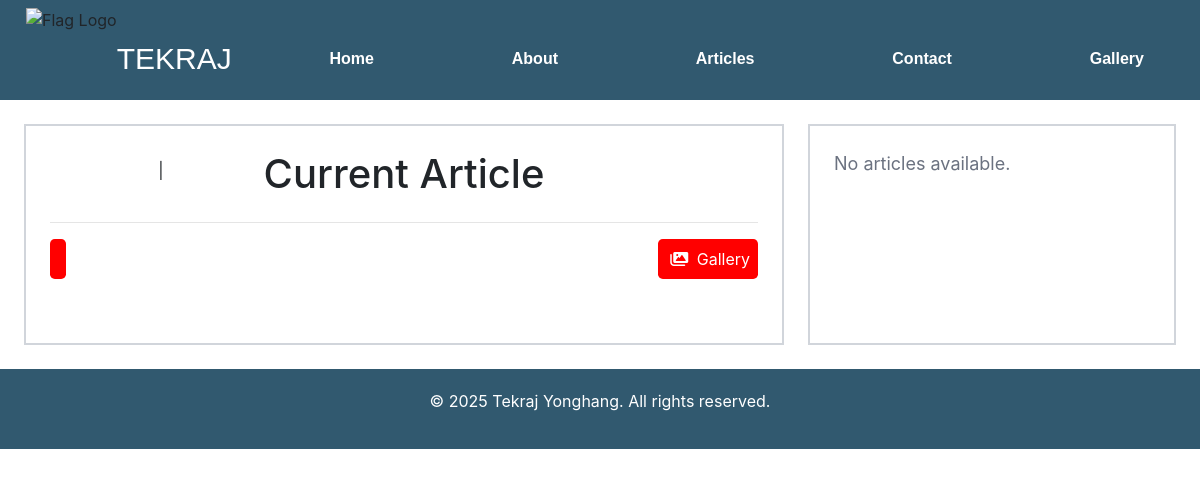
/articles/, run on an earlier commit of the app's database.
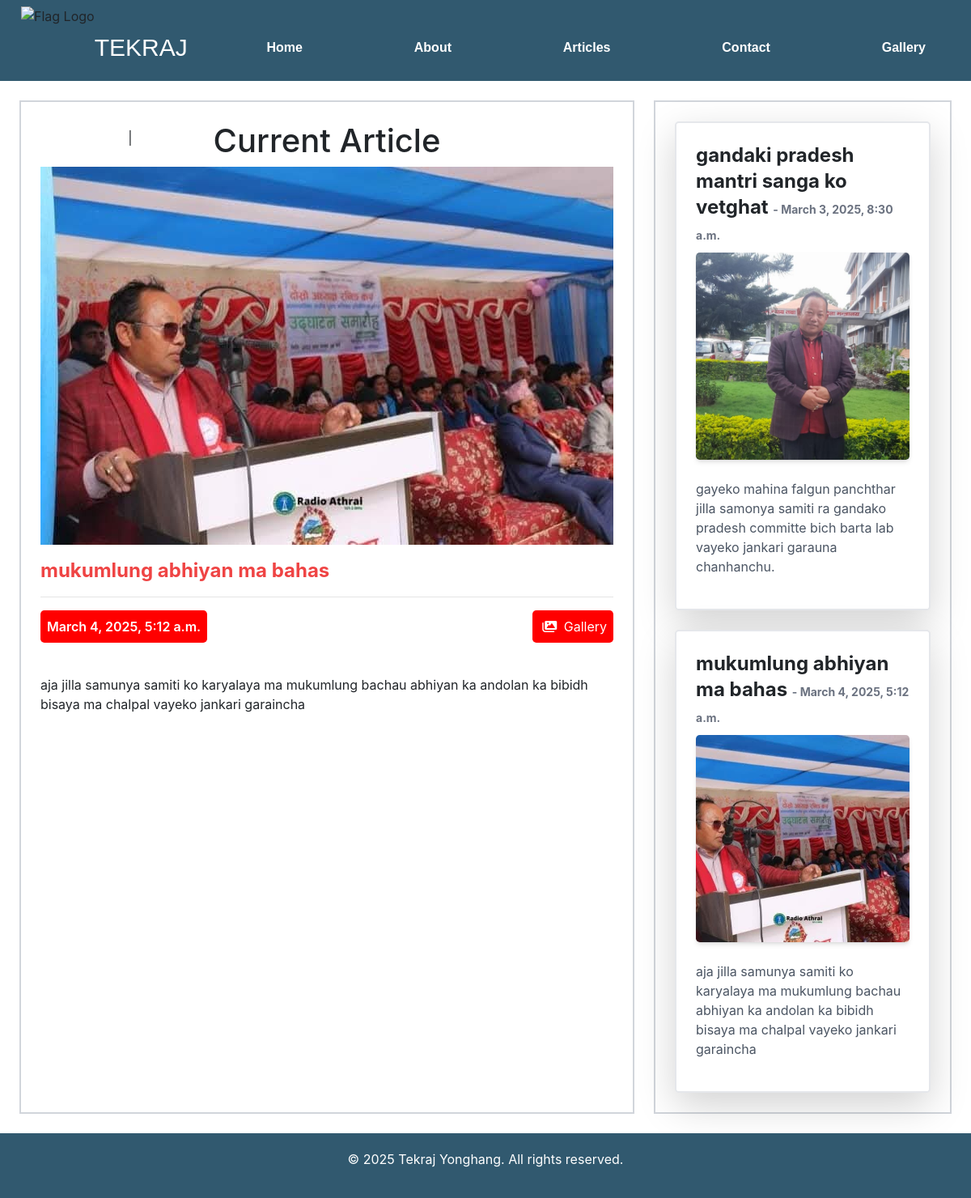
And on a later commit of the database.
### portfolio/models.py (models this page shows)
class Blogs(models.Model):
    title=models.CharField(max_length=250)
    description=models.TextField()
    photos=models.ImageField(upload_to='blogs/', height_field=None, width_field=None, )
    uploaddate=models.DateTimeField(auto_now=True)

### portfolio/views.py (the view)
# urls.py: path('articles/',articles,name="articles"),
def articles(request):
    recent_article=Blogs.objects.all().order_by('-uploaddate').first()
    articles=Blogs.objects.all()
    return render(request,'portfolio/articles.html',{'articles':articles,'recent_article':recent_article})

### portfolio/templates/portfolio/articles.html (shortened to what this page needs)
{% extends "portfolio/index.html" %}
{% load static %}
{% block maincontent %}
<div class="articles-container grid grid-cols-1 md:grid-cols-3 gap-6 p-6">
  <div class="articlemain md:col-span-2  border-2 border-gray-300 p-4  items-center justify-center">
    <h1 class="text-center">Current Article</h1>
    <img src="{{ recent_article.photos.url }}" class="article-image mb-3 mt-0 w-full h-auto">
    <h3 class="article-title text-red-500 text-2xl font-bold mb-2 ">{{recent_article.title}}  </h3>
    <hr>
    <div class="articledg flex justify-between w-full">
    <p class="article-date font-semibold mb-3  text-white rounded-lg p-2 inline-block">
        {{ recent_article.uploaddate }}
    </p>
    <p class="article-gallery mb-3  rounded-lg p-2  inline-block">
    <a href="#" class="text-white">
    <i class="fa-solid fa-images mx-1 text-white"></i> Gallery </a>
    </p>
    </div>
    <br>
    <p2 class="article-description font-small mb-2">{{recent_article.description}} </p2>
  </div>
  <div class="articlesub flex flex-col gap-6   border-2 border-gray-300 p-4 ">
 {% for article in articles  %}
    <div class="article-card bg-white dark:bg-gray-800 dark:text-white p-6 rounded-lg shadow-lg transition-transform transform duration-300 hover:scale-105  border-2 border-gray-200 bg-green-100  ">
    <h1 class="article-title text-2xl font-bold mb-2">
    {{article.title}}
    <span class="text-sm text-gray-500 dark:text-gray-300">- {{article.uploaddate}}</span>
    </h1>
    {% if article.photos %}
    <img src="{{article.photos.url}}" alt="Article Image" class="article-image w-full h-64 object-cover rounded-lg shadow-md transition-transform duration-300 hover:sclae-105">
    <p class="article-description text-gray-600 dark:text-gray-300 mt-4">{{ article.description }}</p>
    {% endif %}
    </div>
 {% empty %}
    <p class="text-gray-500 text-lg">No articles available.</p>
    {% endfor %}
  </div>
</div>
{% endblock maincontent %}

### portfolio/templates/portfolio/index.html (shortened to what this page needs)
{% load static %}
{% load static tailwind_tags %}
<!DOCTYPE html>
<html lang="en">
<head>
    {% tailwind_css %}
    <link rel="stylesheet" href="{% static "portfolio/css/styles.css" %}">
    <link href="https://stackpath.bootstrapcdn.com/bootstrap/4.5.2/css/bootstrap.min.css" rel="stylesheet">
    <link href="https://cdnjs.cloudflare.com/ajax/libs/font-awesome/6.0.0-beta3/css/all.min.css" rel="stylesheet">
</head>
<body>
    <header>
        <nav>
            <ul class="navbar">
                <li class="logo-container"> <img src="https://www.nepalicongress.org/img/flag.1eb3d34c.gif" alt="Flag Logo" class="logo" >  <span id="tekraj" style="color:white;">TEKRAJ</span></li>
                <li><a href="{% url "personal" %}" id="header">Home</a></li>
                <li><a href="#" id="about">About</a></li>
                <li><a href="{% url "articles" %}" id="articles">Articles</a></li>
                <li><a href="{% url "contact" %}" id="contact">Contact</a></li>
                <li><a href="#" id="contact">Gallery</a></li>
                <li><a href="#" id="english">English </a> |<a href="#" id="nepali">नेपाली</a> </li>
                <li> <a href="{% url "loginpage" %}"> Admin </a> </li>
            </ul>
        </nav>
    </header>
    {% block maincontent %}{% endblock maincontent %}
    {% block footer %}
    <footer id="footer">
        <p >&copy; 2025 Tekraj Yonghang. All rights reserved.</p>
    </footer>
    {% endblock footer %}
</body>
</html>

### portfolio/static/portfolio/css/styles.css (style rules this page uses)
.navbar { display:flex; background-color:#31596f; width:100%; height:100px; gap:50px; align-items: center; justify-content: space-between; padding-right:50px; margin:0; position:fixed; top:0; left:0; right:0; z-index: 9999; }
.navbar li { list-style:none; }
.navbar a { text-decoration: none; padding: 30px 40px; color: white; font-family: Arial, sans-serif; font-weight: bold; }
body ,html { padding:0; margin:0; width: 100%; overflow-x: hidden; position: relative; }
.logo { height:100px; align-items: center; display: inline-block; width: auto; animation:wave 1s infinite alternate ease-in-out alternate; transform-origin:left center; display: block; margin-left: 10px; }
.logo-container { display: flex; align-items: center; }
.logo-container span { font-family: Arial, sans-serif; font-size: 30px; color:#0a3420e8; }
footer { background-color: #31596f; width: 100%; text-align: center; padding: 20px; color: white; font-size: 16px; position: relative; bottom: 0; }
.article-gallery,.article-date { background-color:rgb(255, 0, 0); }

What changed in the data, as far as the page shows it:
added Blogs: photos (picture), title "mukumlung abhiyan ma bahas", uploaddate "March 4, 2025, 5:12 a.m.", description "aja jilla samunya samiti ko karyalaya ma mukumlung bachau abhiyan ka andolan ka bibidh bisaya ma chalpal vayeko jankari garaincha"
added Blogs: title "gandaki pradesh mantri sanga ko vetghat", uploaddate "March 3, 2025, 8:30 a.m.", photos (picture), description "gayeko mahina falgun panchthar jilla samonya samiti ra gandako pradesh committe bich barta lab vayeko jankari garauna chanhanchu."
Also different on the page:
text no longer shown: "No articles available."
